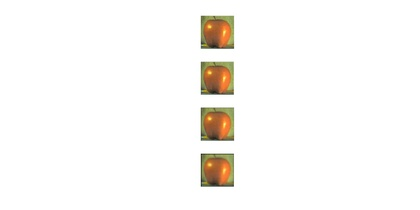
%> input picture 1ag1.jpg, 420 x 210 px, shrunk from 1920 x 961 before the run
$ octave --eval "result = bl('1ag1.jpg');"   (GNU Octave 9; MATLAB toolbox functions it lacks are replaced by stand-ins)
%> lines starting %> are read from the running program, lines starting %| are printed output that depends on the picture
function res=bl(inp)
%> called with inp = '1ag1.jpg'
    inp=fftshift(fft2(rgb2gray(imread(inp))));
    [a,b]=size(inp);
%> a = 210; b = 420
    m=zeros(a,b);
    c=5;
    for i=1:a
        for j=1:b
            d=(i-a/2)^2+(j-b/2)^2;
            m(i,j)=1/(1+(d/c)^2);
        end
    end
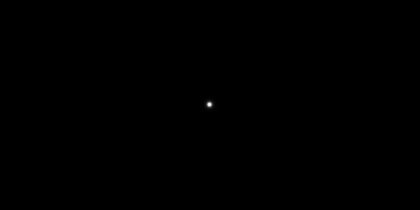
%> m: size 210x420 double; min 8.23e-09, max 1, mean 0.00028
    res=m.*inp;
    res=uint8(abs(ifft2(ifftshift(res))));
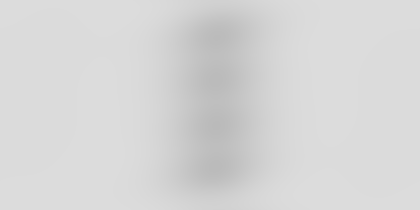
%> res: size 210x420 uint8; min 186, max 220, mean 214.1
    imshow(res);
end

$ run again, on 1b1.jpg
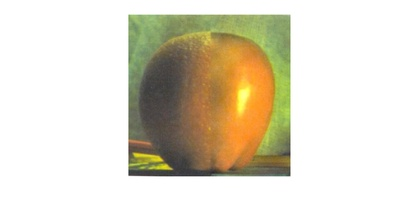
%> input picture 1b1.jpg, 420 x 210 px, shrunk from 1920 x 961 before the run
%> in bl, `res=uint8(abs(ifft2(ifftshift(res))));`:
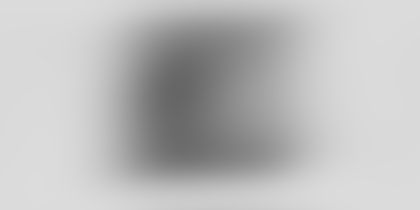
%> res: size 210x420 uint8; min 102, max 220, mean 188.5
